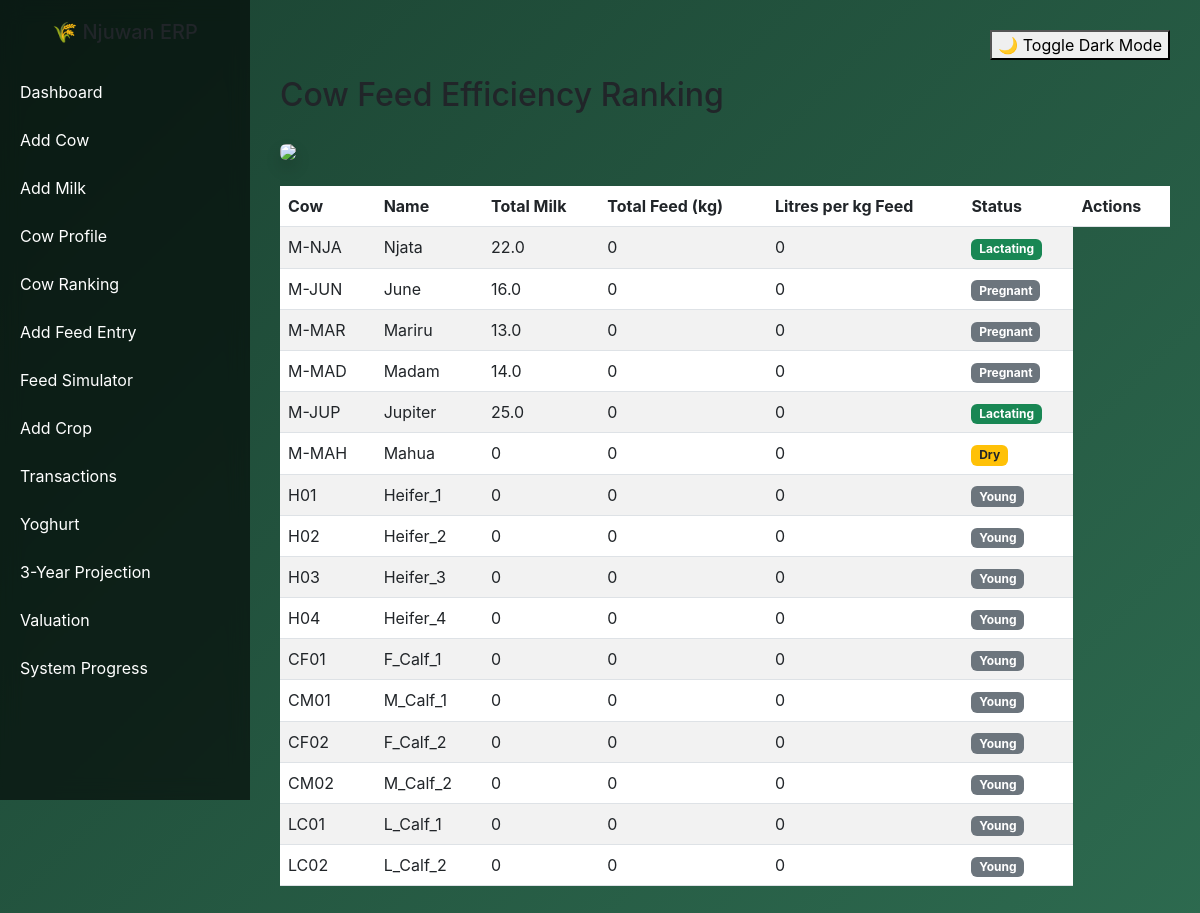
The app's page /cow_efficiency with its own data.
### models.py (models this page shows, shortened)
class Cow(db.Model):
    __tablename__ = "cows"
    id = db.Column(db.Integer, primary_key=True)
    tag_number = db.Column(db.String(50), unique=True)
    name = db.Column(db.String(100))  # New Name Column
    breed = db.Column(db.String(50))
    birth_date = db.Column(db.Date)
    age = db.Column(db.Integer)
    farm_id = db.Column(db.Integer, db.ForeignKey("farms.id"))
    weight_kg = db.Column(db.Float) # Useful for health monitoring
    _status = db.Column("status", db.String(50), default="Lactating")
    @property
    def status(self):
        if self.name and "Calf" in self.name:
            return "Young"
        latest = Breeding.query.filter_by(cow_id=self.id).order_by(Breeding.id.desc()).first()
        if latest and latest.expected_calving:
            from datetime import datetime
            today = datetime.now().date()
            days_to_calving = (latest.expected_calving - today).days
            if 0 < days_to_calving <= 60:
                return "Dry"
            elif days_to_calving > 60:
                return "Pregnant"
        return self._status or "Lactating"
    @status.setter
    def status(self, value):
        self._status = value
    feed_records = db.relationship("Feed", backref="cow", lazy=True)
    milk_records = db.relationship("MilkProduction", backref="cow", lazy='dynamic')
    health_records = db.relationship('HealthRecord', backref='cow', lazy=True)
    vaccinations = db.relationship('Vaccination', backref='cow', lazy=True)
    breeding_records = db.relationship('Breeding', backref='cow', lazy=True)

### app.py (the view)
@app.route("/cow_efficiency")
def cow_efficiency():
    data = cow_feed_efficiency()
    return render_template("cow_efficiency.html", data=data)

### analytics.py (called while the page is built)
def cow_feed_efficiency():
    cows = Cow.query.all()
    results = []
    for cow in cows:
        milk_total = db.session.query(func.sum(MilkProduction.litres)).filter_by(cow_id=cow.id).scalar() or 0
        feed_records = Feed.query.filter_by(cow_id=cow.id).all()
        total_feed = sum(record.qty for record in feed_records) # Use 'qty' as per your Feed model
        efficiency = (milk_total / total_feed) if total_feed > 0 else 0
        results.append({
            "cow": cow.tag_number,
            "name": cow.name,
            "milk": round(milk_total, 2),
            "feed_kg": round(total_feed, 2),
            "efficiency": round(efficiency, 2),
            "status": cow.status
        })
    results.sort(key=lambda x: x["efficiency"], reverse=True)
    return results

### templates/cow_efficiency.html
{% extends "base.html" %}
{% block content %}
<h2 class="mb-4">Cow Feed Efficiency Ranking</h2>
<div class="mb-4">
    <img src="https://images.unsplash.com/photo-1500595046743-cd271d694d30" class="img-fluid rounded shadow">
</div>
<table class="table table-striped">
    <thead>
        <tr>
            <th>Cow</th>
            <th>Name</th>
            <th>Total Milk</th>
            <th>Total Feed (kg)</th>
            <th>Litres per kg Feed</th>
            <th>Status</th> <th>Actions</th>
        </tr>
    </thead>
    <tbody>
        {% for cow in data %}
        <tr>
            <td>{{ cow.cow }}</td>
            <td>{{ cow.name }}</td>
            <td>{{ cow.milk }}</td>
            <td>{{ cow.feed_kg }}</td>
            <td>{{ cow.efficiency }}</td>
            <td>
                {% if cow.status == 'Active' or cow.status == 'Lactating' %}
                <span class="badge bg-success">{{ cow.status }}</span>
                {% elif cow.status == 'Quarantined' %}
                <span class="badge bg-danger">{{ cow.status }}</span>
                {% elif cow.status == 'Dry' %}
                <span class="badge bg-warning text-dark">{{ cow.status }}</span>
                {% else %}
                <span class="badge bg-secondary">{{ cow.status }}</span>
                {% endif %}
            </td>
        </tr>
        {% endfor %}
    </tbody>
</table>
{% endblock %}

### templates/base.html (style rules this page uses)
body { margin: 0; font-family: 'Inter', sans-serif; background: linear-gradient(135deg, #1b4332, #2d6a4f); overflow-x: hidden; }

### records on screen
Cow: cow "M-NJA", name "Njata", milk "22.0", feed_kg "0", efficiency "0", status "Lactating"
Cow: cow "M-JUN", name "June", milk "16.0", feed_kg "0", efficiency "0", status "Pregnant"
Cow: cow "M-MAR", name "Mariru", milk "13.0", feed_kg "0", efficiency "0", status "Pregnant"
Cow: cow "M-MAD", name "Madam", milk "14.0", feed_kg "0", efficiency "0", status "Pregnant"
Cow: cow "M-JUP", name "Jupiter", milk "25.0", feed_kg "0", efficiency "0", status "Lactating"
Cow: cow "M-MAH", name "Mahua", milk "0", feed_kg "0", efficiency "0", status "Dry"
Cow: cow "H01", name "Heifer_1", milk "0", feed_kg "0", efficiency "0", status "Young"
Cow: cow "H02", name "Heifer_2", milk "0", feed_kg "0", efficiency "0", status "Young"
Cow: cow "H03", name "Heifer_3", milk "0", feed_kg "0", efficiency "0", status "Young"
Cow: cow "H04", name "Heifer_4", milk "0", feed_kg "0", efficiency "0", status "Young"
Cow: cow "CF01", name "F_Calf_1", milk "0", feed_kg "0", efficiency "0", status "Young"
Cow: cow "CM01", name "M_Calf_1", milk "0", feed_kg "0", efficiency "0", status "Young"
Cow: cow "CF02", name "F_Calf_2", milk "0", feed_kg "0", efficiency "0", status "Young"
Cow: cow "CM02", name "M_Calf_2", milk "0", feed_kg "0", efficiency "0", status "Young"
Cow: cow "LC01", name "L_Calf_1", milk "0", feed_kg "0", efficiency "0", status "Young"
Cow: cow "LC02", name "L_Calf_2", milk "0", feed_kg "0", efficiency "0", status "Young"
